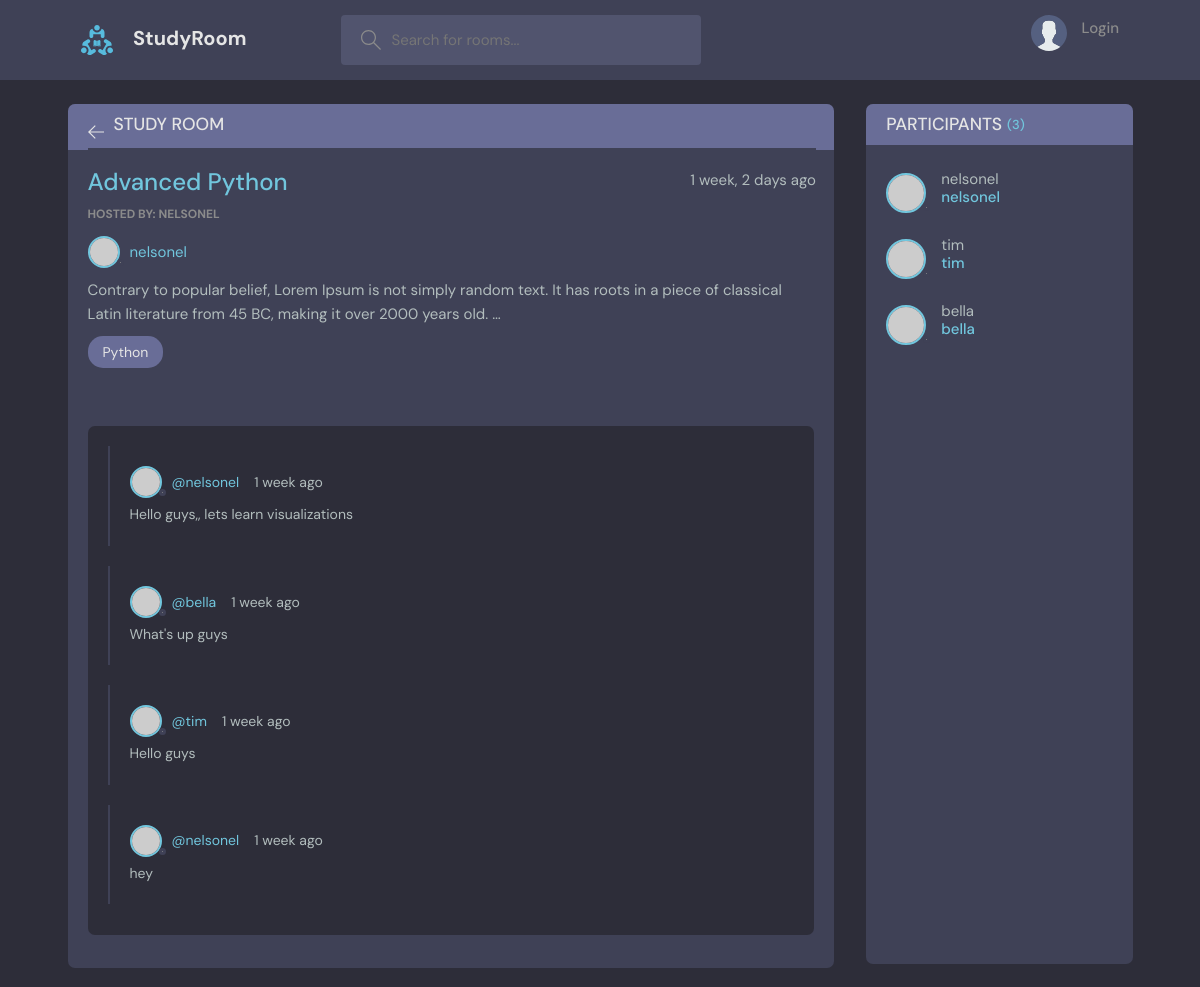
Page /room/2/ on the committed database.
### base/models.py (models this page shows, shortened)
class Room(models.Model):
    host = models.ForeignKey(User, on_delete=models.SET_NULL, null=True)
    topic = models.ForeignKey(Topic, on_delete=models.SET_NULL, null=True)
    name = models.CharField(max_length=200)
    description = models.TextField(null=True, blank=True)
    participants = models.ManyToManyField(User,related_name='participants', blank=True)
    updated = models.DateTimeField(auto_now=True)
    created = models.DateTimeField(auto_now_add=True)
    class Meta:
        ordering = ['-updated', '-created']

class Topic(models.Model):
    name = models.CharField(max_length=200)
    def __str__(self):
        return self.name

class Message(models.Model):
    user = models.ForeignKey(User, on_delete=models.CASCADE)
    room = models.ForeignKey(Room, on_delete=models.CASCADE)
    body = models.TextField()
    updated = models.DateTimeField(auto_now=True)
    created = models.DateTimeField(auto_now_add=True)
    class Meta:
        ordering = ['-updated', '-created']

### base/views.py (the view, shortened to what this page needs)
# urls.py: path('room/<str:pk>/', views.room, name='room'),
def room(request, pk):
    room = Room.objects.get(id=pk)
    room_messages = room.message_set.all()
    participants = room.participants.all()
    context = {'room': room, 'room_messages': room_messages,
               'participants': participants}
    return render(request, 'base/room.html', context)

### base/templates/base/room.html (shortened to what this page needs)
{% extends 'main.html' %}
{% block content %}
<body>
  <main class="profile-page layout layout--2">
    <div class="container">
      <div class="room">
        <div class="room__top">
          <div class="room__topLeft">
            <a href="{% url 'home' %}">
              <svg version="1.1" xmlns="http://www.w3.org/2000/svg" width="32" height="32" viewBox="0 0 32 32">
                <title>arrow-left</title>
                <path
                  d="M13.723 2.286l-13.723 13.714 13.719 13.714 1.616-1.611-10.96-10.96h27.625v-2.286h-27.625l10.965-10.965-1.616-1.607z">
                </path>
              </svg>
            </a>
            <h3>Study Room</h3>
          </div>
        </div>
        <div class="room__box scroll">
          <div class="room__header scroll">
            <div class="room__info">
              <h3>{{room.name.title}}</h3>
              <span>{{room.created|timesince}} ago</span>
            </div>
            <div class="room__hosted">
              <p>Hosted By: {{room.host.username}}</p>
              <a href="{% url 'user-profile' room.host.id %}" class="room__author">
                <div class="avatar avatar--small">
                  <img src="https://randomuser.me/api/portraits/men/37.jpg" />
                </div>
                <span>{{room.host.username}}</span>
              </a>
            </div>
            <div class="room__details">
              {{room.description|truncatewords:30}}
            </div>
            <span class="room__topics">{{room.topic}}</span>
          </div>
          <div class="room__conversation">
            <div class="threads scroll">
              {% for message in room_messages %}
              <div class="thread">
                <div class="thread__top">
                  <div class="thread__author">
                    <a href="{% url 'user-profile' message.user.id %}" class="thread__authorInfo">
                      <div class="avatar avatar--small">
                        <img src="https://randomuser.me/api/portraits/men/37.jpg" />
                      </div>
                      <span>@{{message.user.username}}</span>
                    </a>
                    <span class="thread__date">{{message.created|timesince}} ago</span>
                  </div>
                </div>
                <div class="thread__details">
                 {{message.body|truncatewords:15}}
                </div>
              </div>
              {% endfor %}
            </div>
          </div>
        </div>
      </div>
      <div class="participants">
        <h3 class="participants__top">Participants <span>({{participants.count}})</span></h3>
        <div class="participants__list scroll">
          {% for user in participants %}
          <a href="{% url 'user-profile' user.id %}" class="participant">
            <div class="avatar avatar--medium">
              <img src="https://randomuser.me/api/portraits/men/37.jpg" />
            </div>
            <p>
              {{user.username}}
              <span>{{user.username}}</span>
            </p>
          </a>
          {% endfor %}
        </div>
      </div>
    </div>
  </main>
  {% endblock %}

### rows in the picture
Room: name "Advanced Python", created "1 week, 2 days", host.username "NELSONEL", host.username "nelsonel", description "Contrary to popular belief, Lorem Ipsum is not simply random text. It has roots in a piece of classical Latin literature from 45 BC, making it over 2000 years old. …", topic "Python"
Message: user.username "nelsonel", created "1 week", body "Hello guys,, lets learn visualizations"
Message: user.username "bella", created "1 week", body "What's up guys"
Message: user.username "tim", created "1 week", body "Hello guys"
Message: user.username "nelsonel", created "1 week", body "hey"

### other values in the picture
{{ participants.count }} "3"
{{ user.username }} "nelsonel"
{{ user.username }} "tim"
{{ user.username }} "bella"
